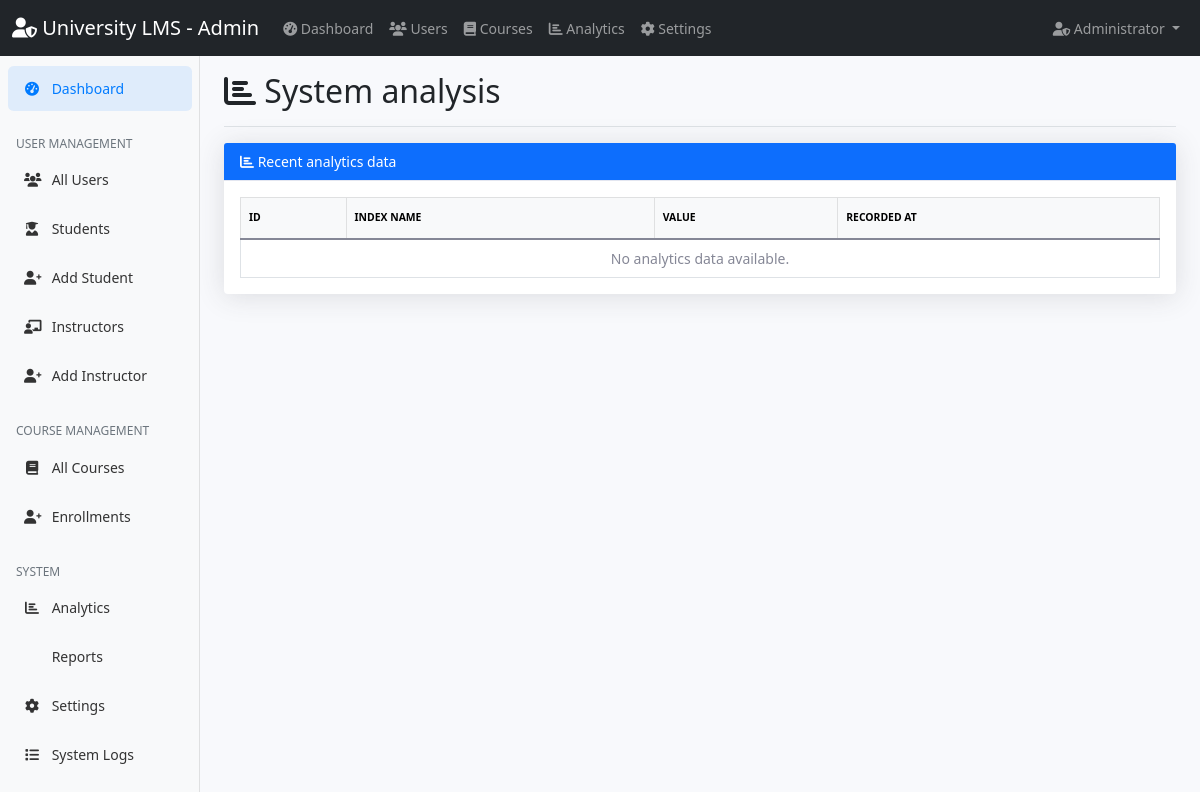
The app's page /admin/analytics.php (signed in), older data.
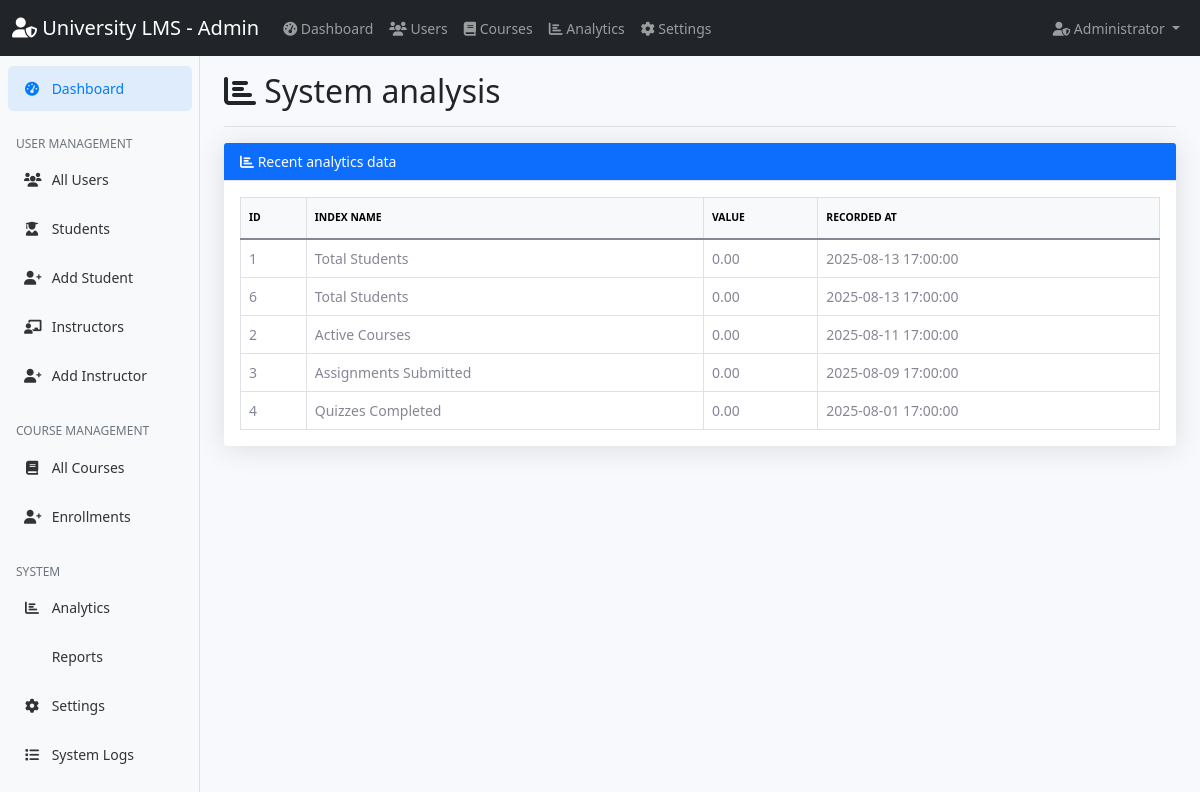
The same page, newer data.
### tables this page shows
CREATE TABLE `analytics` (
  `id` int(11) NOT NULL,
  `metric_name` varchar(100) NOT NULL,
  `value` varchar(255) NOT NULL,
  `metric_value` decimal(15,2) NOT NULL,
  `recorded_at` timestamp NOT NULL DEFAULT current_timestamp()
);

### admin/analytics.php (the view, shortened to what this page needs)
<?php
$database = new Database();
$conn = $database->getConnection();
$stmt = $conn->prepare("SELECT * FROM analytics ORDER BY recorded_at DESC LIMIT 10");
$stmt->execute();
$analytics = $stmt->fetchAll(PDO::FETCH_ASSOC);
?>
<!DOCTYPE html>
<html lang="vi">
<head>
    <link href="https://cdn.jsdelivr.net/npm/bootstrap@5.1.3/dist/css/bootstrap.min.css" rel="stylesheet">
    <link href="https://cdnjs.cloudflare.com/ajax/libs/font-awesome/6.0.0/css/all.min.css" rel="stylesheet">
    <link href="../assets/css/dashboard.css" rel="stylesheet">
</head>
<body>
    <?php include '../includes/admin_navbar.php'; ?>
    <div class="container-fluid">
        <div class="row">
            <?php include '../includes/admin_sidebar.php'; ?>
            <main class="col-md-9 ms-sm-auto col-lg-10 px-md-4">
                <div class="d-flex justify-content-between flex-wrap flex-md-nowrap align-items-center pt-3 pb-2 mb-3 border-bottom">
                    <h1 class="h2">
                        <i class="fas fa-chart-bar"></i> System analysis
                    </h1>
                </div>
                <div class="row mb-4">
                    <div class="col-12">
                        <div class="card shadow">
                            <div class="card-header bg-primary text-white">
                                <i class="fas fa-chart-bar"></i> Recent analytics data
                            </div>
                            <div class="card-body">
                                <div class="table-responsive">
                                    <table class="table table-bordered table-hover align-middle mb-0">
                                        <thead class="table-light">
                                            <tr>
                                                <th scope="col">ID</th>
                                                <th scope="col">Index name</th>
                                                <th scope="col">Value</th>
                                                <th scope="col">Recorded at</th>
                                            </tr>
                                        </thead>
                                        <tbody>
                                        <?php if ($analytics && count($analytics) > 0): ?>
                                            <?php foreach($analytics as $row): ?>
                                                <tr>
                                                    <td><?= $row['id'] ?></td>
                                                    <td><?= htmlspecialchars($row['metric_name']) ?></td>
                                                    <td><?= $row['metric_value'] ?></td>
                                                    <td><?= $row['recorded_at'] ?></td>
                                                </tr>
                                            <?php endforeach; ?>
                                        <?php else: ?>
                                            <tr><td colspan="4" class="text-center">No analytics data available.</td></tr>
                                        <?php endif; ?>
                                        </tbody>
                                    </table>
                                </div>
                            </div>
                        </div>
                    </div>
                </div>
            </main>
        </div>
    </div>
</body>
</html>

### includes/admin_navbar.php (shortened to what this page needs)
<nav class="navbar navbar-expand-lg navbar-dark bg-dark" style="z-index:101">
    <div class="container-fluid">
        <a class="navbar-brand" href="../admin/dashboard.php">
            <i class="fas fa-user-shield"></i> University LMS - Admin
        </a>
        <div class="collapse navbar-collapse" id="navbarNav">
            <ul class="navbar-nav me-auto">
                <li class="nav-item">
                    <a class="nav-link" href="../admin/dashboard.php">
                        <i class="fas fa-tachometer-alt"></i> Dashboard
                    </a>
                </li>
                <li class="nav-item">
                    <a class="nav-link" href="../admin/users.php">
                        <i class="fas fa-users"></i> Users
                    </a>
                </li>
                <li class="nav-item">
                    <a class="nav-link" href="../admin/courses.php">
                        <i class="fas fa-book"></i> Courses
                    </a>
                </li>
                <li class="nav-item">
                    <a class="nav-link" href="../admin/analytics.php">
                        <i class="fas fa-chart-bar"></i> Analytics
                    </a>
                </li>
                <li class="nav-item">
                    <a class="nav-link" href="../admin/settings.php">
                        <i class="fas fa-cog"></i> Settings
                    </a>
                </li>
            </ul>
            <ul class="navbar-nav">
                <li class="nav-item dropdown">
                    <a class="nav-link dropdown-toggle" href="#" id="navbarDropdown" role="button" data-bs-toggle="dropdown">
                        <i class="fas fa-user-shield"></i> Administrator
                    </a>
                </li>
            </ul>
        </div>
    </div>
</nav>

### includes/admin_sidebar.php
<nav id="sidebarMenu" class="col-md-3 col-lg-2 d-md-block bg-light sidebar collapse">
    <div class="position-sticky pt-3">
        <ul class="nav flex-column">
            <li class="nav-item">
                <a class="nav-link active" href="../admin/dashboard.php">
                    <i class="fas fa-tachometer-alt"></i> Dashboard
                </a>
            </li>
        </ul>
        <h6 class="sidebar-heading d-flex justify-content-between align-items-center px-3 mt-4 mb-1 text-muted">
            <span>User Management</span>
        </h6>
        <ul class="nav flex-column mb-2">
            <li class="nav-item">
                <a class="nav-link" href="../admin/users.php">
                    <i class="fas fa-users"></i> All Users
                </a>
            </li>
            <li class="nav-item">
                <a class="nav-link" href="../admin/students.php">
                    <i class="fas fa-user-graduate"></i> Students
                </a>
            </li>
               <li class="nav-item">
                   <a class="nav-link" href="../admin/add_student.php">
                       <i class="fas fa-user-plus"></i> Add Student
                   </a>
               </li>
            <li class="nav-item">
                <a class="nav-link" href="../admin/instructors.php">
                    <i class="fas fa-chalkboard-teacher"></i> Instructors
                </a>
            </li>
               <li class="nav-item">
                   <a class="nav-link" href="../admin/add_instructor.php">
                       <i class="fas fa-user-plus"></i> Add Instructor
                   </a>
               </li>
        </ul>
        <h6 class="sidebar-heading d-flex justify-content-between align-items-center px-3 mt-4 mb-1 text-muted">
            <span>Course Management</span>
        </h6>
        <ul class="nav flex-column mb-2">
            <li class="nav-item">
                <a class="nav-link" href="../admin/courses.php">
                    <i class="fas fa-book"></i> All Courses
                </a>
            </li>
            <li class="nav-item">
                <a class="nav-link" href="../admin/enrollments.php">
                    <i class="fas fa-user-plus"></i> Enrollments
                </a>
            </li>
        </ul>
        <h6 class="sidebar-heading d-flex justify-content-between align-items-center px-3 mt-4 mb-1 text-muted">
            <span>System</span>
        </h6>
        <ul class="nav flex-column mb-2">
            <li class="nav-item">
                <a class="nav-link" href="../admin/analytics.php">
                    <i class="fas fa-chart-bar"></i> Analytics
                </a>
            </li>
            <li class="nav-item">
                <a class="nav-link" href="../admin/reports.php">
                    <i class="fas fa-file-chart"></i> Reports
                </a>
            </li>
            <li class="nav-item">
                <a class="nav-link" href="../admin/settings.php">
                    <i class="fas fa-cog"></i> Settings
                </a>
            </li>
            <li class="nav-item">
                <a class="nav-link" href="../admin/system_logs.php">
                    <i class="fas fa-list"></i> System Logs
                </a>
            </li>
        </ul>
    </div>
</nav>

### assets/css/dashboard.css (style rules this page uses)
body { font-size: .875rem; background-color: #f8f9fc; }
.sidebar { position: fixed; top: 0; bottom: 0; left: 0; z-index: 100; padding: 48px 0 0; box-shadow: inset -1px 0 0 rgba(0, 0, 0, .1); }
.sidebar .nav-link { font-weight: 500; color: #333; padding: 0.75rem 1rem; border-radius: 0.35rem; margin: 0.125rem 0.5rem; }
.sidebar .nav-link.active { color: #007bff; background-color: rgba(0, 123, 255, 0.1); }
.sidebar .nav-link i { margin-right: 0.5rem; width: 16px; text-align: center; }
.sidebar-heading { font-size: .75rem; text-transform: uppercase; }
.card { box-shadow: 0 0.15rem 1.75rem 0 rgba(58, 59, 69, 0.15) !important; border: none; }
.card-header { background-color: #f8f9fc; border-bottom: 1px solid #e3e6f0; }
.table { color: #858796; }
.table th { border-top: none; font-weight: 600; text-transform: uppercase; font-size: 0.65rem; padding-top: 0.75rem; padding-bottom: 0.75rem; }
.shadow { box-shadow: 0 0.15rem 1.75rem 0 rgba(58, 59, 69, 0.15) !important; }

Row changes from the older to the newer data that the page shows:
added analytics: id "1", metric_name "Total Students", metric_value "0.00", recorded_at "2025-08-13 17:00:00"
added analytics: id "6", metric_name "Total Students", metric_value "0.00", recorded_at "2025-08-13 17:00:00"
added analytics: id "2", metric_name "Active Courses", metric_value "0.00", recorded_at "2025-08-11 17:00:00"
added analytics: id "3", metric_name "Assignments Submitted", metric_value "0.00", recorded_at "2025-08-09 17:00:00"
added analytics: id "4", metric_name "Quizzes Completed", metric_value "0.00", recorded_at "2025-08-01 17:00:00"
Text that changed along with them:
text no longer shown: "No analytics data available."
